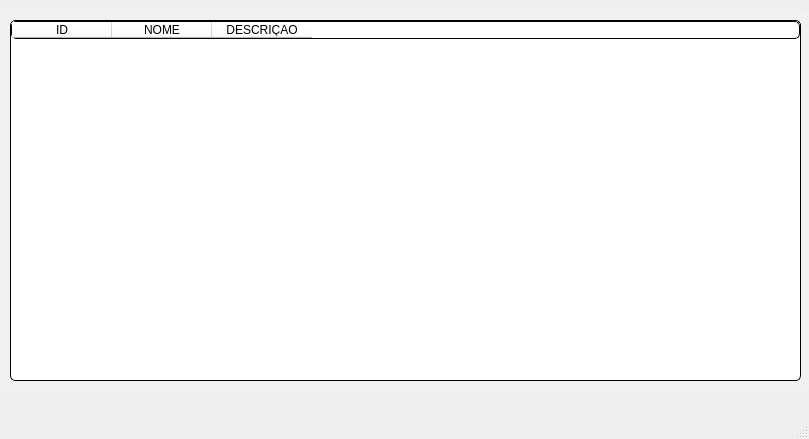
<?xml version="1.0" encoding="UTF-8"?>
<ui version="4.0">
 <class>MainWindow</class>
 <widget class="QMainWindow" name="MainWindow">
  <property name="geometry">
   <rect>
    <x>0</x>
    <y>0</y>
    <width>809</width>
    <height>439</height>
   </rect>
  </property>
  <property name="windowTitle">
   <string>MainWindow</string>
  </property>
  <widget class="QWidget" name="centralwidget">
   <widget class="QWidget" name="widget_10" native="true">
    <property name="geometry">
     <rect>
      <x>0</x>
      <y>10</y>
      <width>811</width>
      <height>381</height>
     </rect>
    </property>
    <property name="styleSheet">
     <string notr="true">background-color: rgb(241, 241, 241);
border-radius:10px;</string>
    </property>
    <widget class="QTableWidget" name="table_tabela">
     <property name="geometry">
      <rect>
       <x>10</x>
       <y>10</y>
       <width>791</width>
       <height>361</height>
      </rect>
     </property>
     <property name="styleSheet">
      <string notr="true">background-color: rgb(255, 255, 255);
font: 12px &quot;Arial&quot;;
border-style: outset;
border-width: 1px;
border-radius: 5px;
border-color: black;</string>
     </property>
     <column>
      <property name="text">
       <string>ID</string>
      </property>
     </column>
     <column>
      <property name="text">
       <string>NOME</string>
      </property>
     </column>
     <column>
      <property name="text">
       <string>DESCRIÇÃO</string>
      </property>
     </column>
    </widget>
   </widget>
  </widget>
  <widget class="QMenuBar" name="menubar">
   <property name="geometry">
    <rect>
     <x>0</x>
     <y>0</y>
     <width>809</width>
     <height>21</height>
    </rect>
   </property>
  </widget>
  <widget class="QStatusBar" name="statusbar"/>
 </widget>
 <resources/>
 <connections/>
</ui>
